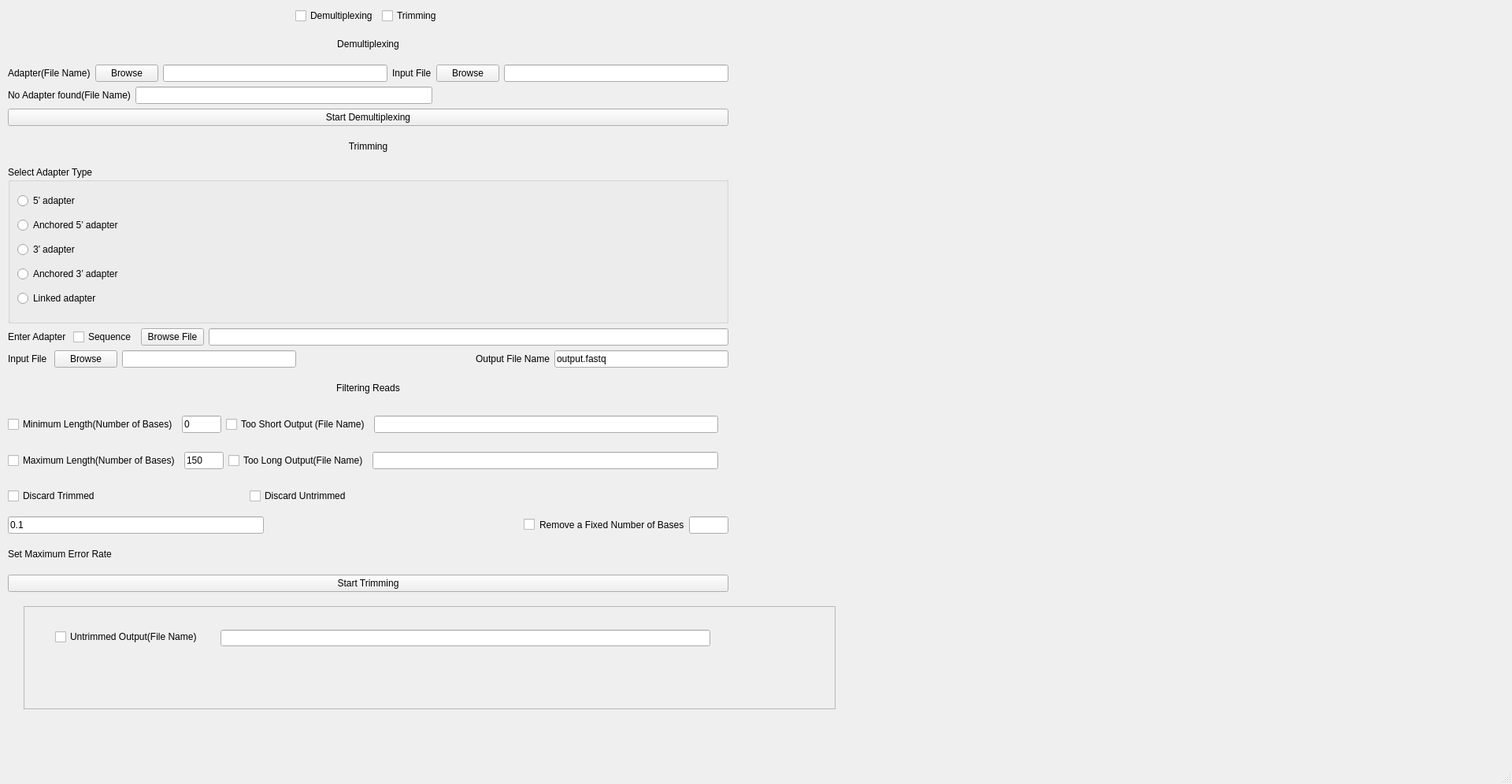
<?xml version="1.0" encoding="UTF-8"?>
<ui version="4.0">
 <class>MainWindow</class>
 <widget class="QMainWindow" name="MainWindow">
  <property name="geometry">
   <rect>
    <x>0</x>
    <y>0</y>
    <width>1920</width>
    <height>996</height>
   </rect>
  </property>
  <property name="windowTitle">
   <string>MainWindow</string>
  </property>
  <widget class="QWidget" name="centralwidget">
   <widget class="QWidget" name="verticalLayoutWidget">
    <property name="geometry">
     <rect>
      <x>10</x>
      <y>10</y>
      <width>915</width>
      <height>742</height>
     </rect>
    </property>
    <layout class="QVBoxLayout" name="verticalLayout">
     <item>
      <layout class="QHBoxLayout" name="horizontalLayout_3">
       <item>
        <spacer name="horizontalSpacer">
         <property name="orientation">
          <enum>Qt::Horizontal</enum>
         </property>
         <property name="sizeHint" stdset="0">
          <size>
           <width>40</width>
           <height>20</height>
          </size>
         </property>
        </spacer>
       </item>
       <item>
        <widget class="QCheckBox" name="checkBox_2">
         <property name="text">
          <string>Demultiplexing</string>
         </property>
        </widget>
       </item>
       <item>
        <widget class="QCheckBox" name="checkBox_5">
         <property name="text">
          <string>Trimming</string>
         </property>
        </widget>
       </item>
       <item>
        <spacer name="horizontalSpacer_2">
         <property name="orientation">
          <enum>Qt::Horizontal</enum>
         </property>
         <property name="sizeHint" stdset="0">
          <size>
           <width>40</width>
           <height>20</height>
          </size>
         </property>
        </spacer>
       </item>
      </layout>
     </item>
     <item>
      <widget class="QLabel" name="label_10">
       <property name="text">
        <string>Demultiplexing</string>
       </property>
       <property name="alignment">
        <set>Qt::AlignCenter</set>
       </property>
      </widget>
     </item>
     <item>
      <layout class="QHBoxLayout" name="horizontalLayout_4">
       <item>
        <widget class="QLabel" name="label_4">
         <property name="text">
          <string>Adapter(File Name)</string>
         </property>
        </widget>
       </item>
       <item>
        <widget class="QPushButton" name="pushButton_6">
         <property name="text">
          <string>Browse</string>
         </property>
        </widget>
       </item>
       <item>
        <widget class="QLineEdit" name="lineEdit_3"/>
       </item>
       <item>
        <widget class="QLabel" name="label_6">
         <property name="text">
          <string>Input File</string>
         </property>
        </widget>
       </item>
       <item>
        <widget class="QPushButton" name="pushButton_2">
         <property name="text">
          <string>Browse</string>
         </property>
        </widget>
       </item>
       <item>
        <widget class="QLineEdit" name="lineEdit_5"/>
       </item>
      </layout>
     </item>
     <item>
      <layout class="QHBoxLayout" name="horizontalLayout_5">
       <item>
        <widget class="QLabel" name="label_5">
         <property name="text">
          <string>No Adapter found(File Name)</string>
         </property>
        </widget>
       </item>
       <item>
        <widget class="QLineEdit" name="lineEdit_4"/>
       </item>
       <item>
        <spacer name="horizontalSpacer_3">
         <property name="orientation">
          <enum>Qt::Horizontal</enum>
         </property>
         <property name="sizeHint" stdset="0">
          <size>
           <width>40</width>
           <height>20</height>
          </size>
         </property>
        </spacer>
       </item>
      </layout>
     </item>
     <item>
      <widget class="QPushButton" name="pushButton_4">
       <property name="text">
        <string>Start Demultiplexing</string>
       </property>
      </widget>
     </item>
     <item>
      <widget class="QLabel" name="label_7">
       <property name="text">
        <string>Trimming</string>
       </property>
       <property name="alignment">
        <set>Qt::AlignCenter</set>
       </property>
      </widget>
     </item>
     <item>
      <widget class="QGroupBox" name="groupBox">
       <property name="minimumSize">
        <size>
         <width>0</width>
         <height>200</height>
        </size>
       </property>
       <property name="title">
        <string>Select Adapter Type</string>
       </property>
       <property name="flat">
        <bool>false</bool>
       </property>
       <property name="checkable">
        <bool>false</bool>
       </property>
       <layout class="QVBoxLayout" name="verticalLayout_3">
        <item>
         <widget class="QRadioButton" name="radioButton_2">
          <property name="text">
           <string>5’ adapter</string>
          </property>
         </widget>
        </item>
        <item>
         <widget class="QRadioButton" name="radioButton_5">
          <property name="text">
           <string>Anchored 5’ adapter</string>
          </property>
         </widget>
        </item>
        <item>
         <widget class="QRadioButton" name="radioButton">
          <property name="text">
           <string>3’ adapter</string>
          </property>
         </widget>
        </item>
        <item>
         <widget class="QRadioButton" name="radioButton_3">
          <property name="text">
           <string>Anchored 3’ adapter</string>
          </property>
         </widget>
        </item>
        <item>
         <widget class="QRadioButton" name="radioButton_6">
          <property name="text">
           <string>Linked adapter</string>
          </property>
         </widget>
        </item>
       </layout>
      </widget>
     </item>
     <item>
      <layout class="QHBoxLayout" name="horizontalLayout_7">
       <item>
        <widget class="QLabel" name="label_8">
         <property name="text">
          <string>Enter Adapter </string>
         </property>
        </widget>
       </item>
       <item>
        <widget class="QCheckBox" name="checkBox_3">
         <property name="text">
          <string>Sequence</string>
         </property>
        </widget>
       </item>
       <item>
        <widget class="QPushButton" name="pushButton">
         <property name="text">
          <string>Browse File</string>
         </property>
        </widget>
       </item>
       <item>
        <widget class="QLineEdit" name="lineEdit_6">
         <property name="text">
          <string/>
         </property>
        </widget>
       </item>
      </layout>
     </item>
     <item>
      <layout class="QHBoxLayout" name="horizontalLayout_10">
       <item>
        <widget class="QLabel" name="label_9">
         <property name="text">
          <string>Input File </string>
         </property>
        </widget>
       </item>
       <item>
        <widget class="QPushButton" name="pushButton_3">
         <property name="text">
          <string>Browse</string>
         </property>
        </widget>
       </item>
       <item>
        <widget class="QLineEdit" name="lineEdit_7"/>
       </item>
       <item>
        <spacer name="horizontalSpacer_5">
         <property name="orientation">
          <enum>Qt::Horizontal</enum>
         </property>
         <property name="sizeHint" stdset="0">
          <size>
           <width>40</width>
           <height>20</height>
          </size>
         </property>
        </spacer>
       </item>
       <item>
        <widget class="QLabel" name="label_11">
         <property name="text">
          <string>Output File Name</string>
         </property>
        </widget>
       </item>
       <item>
        <widget class="QLineEdit" name="lineEdit_9">
         <property name="text">
          <string>output.fastq</string>
         </property>
        </widget>
       </item>
      </layout>
     </item>
     <item>
      <widget class="QLabel" name="label_14">
       <property name="text">
        <string>Filtering Reads</string>
       </property>
       <property name="alignment">
        <set>Qt::AlignCenter</set>
       </property>
      </widget>
     </item>
     <item>
      <layout class="QHBoxLayout" name="horizontalLayout_11">
       <item>
        <widget class="QCheckBox" name="checkBox_4">
         <property name="text">
          <string>Minimum Length(Number of Bases)</string>
         </property>
        </widget>
       </item>
       <item>
        <widget class="QLineEdit" name="lineEdit_10">
         <property name="maximumSize">
          <size>
           <width>50</width>
           <height>16777215</height>
          </size>
         </property>
         <property name="text">
          <string>0</string>
         </property>
        </widget>
       </item>
       <item>
        <widget class="QCheckBox" name="checkBox_6">
         <property name="text">
          <string>Too Short Output (File Name)</string>
         </property>
        </widget>
       </item>
       <item>
        <widget class="QLineEdit" name="lineEdit_11"/>
       </item>
       <item>
        <widget class="QLabel" name="label">
         <property name="text">
          <string/>
         </property>
        </widget>
       </item>
      </layout>
     </item>
     <item>
      <layout class="QHBoxLayout" name="horizontalLayout_12">
       <item>
        <widget class="QCheckBox" name="checkBox_7">
         <property name="text">
          <string>Maximum Length(Number of Bases)</string>
         </property>
        </widget>
       </item>
       <item>
        <widget class="QLineEdit" name="lineEdit_12">
         <property name="maximumSize">
          <size>
           <width>50</width>
           <height>16777215</height>
          </size>
         </property>
         <property name="text">
          <string>150</string>
         </property>
        </widget>
       </item>
       <item>
        <widget class="QCheckBox" name="checkBox_8">
         <property name="text">
          <string>Too Long Output(File Name)</string>
         </property>
        </widget>
       </item>
       <item>
        <widget class="QLineEdit" name="lineEdit_13"/>
       </item>
       <item>
        <widget class="QLabel" name="label_12">
         <property name="text">
          <string/>
         </property>
        </widget>
       </item>
      </layout>
     </item>
     <item>
      <layout class="QHBoxLayout" name="horizontalLayout_13">
       <item>
        <widget class="QCheckBox" name="checkBox_10">
         <property name="text">
          <string>Discard Trimmed</string>
         </property>
        </widget>
       </item>
       <item>
        <widget class="QCheckBox" name="checkBox_11">
         <property name="text">
          <string>Discard Untrimmed</string>
         </property>
        </widget>
       </item>
       <item>
        <widget class="QLabel" name="label_13">
         <property name="text">
          <string/>
         </property>
        </widget>
       </item>
      </layout>
     </item>
     <item>
      <layout class="QHBoxLayout" name="horizontalLayout_6">
       <item>
        <widget class="QLineEdit" name="lineEdit">
         <property name="text">
          <string>0.1</string>
         </property>
        </widget>
       </item>
       <item>
        <spacer name="horizontalSpacer_4">
         <property name="orientation">
          <enum>Qt::Horizontal</enum>
         </property>
         <property name="sizeHint" stdset="0">
          <size>
           <width>40</width>
           <height>20</height>
          </size>
         </property>
        </spacer>
       </item>
       <item>
        <widget class="QCheckBox" name="checkBox">
         <property name="text">
          <string/>
         </property>
        </widget>
       </item>
       <item>
        <widget class="QLabel" name="label_3">
         <property name="text">
          <string>Remove a Fixed Number of Bases</string>
         </property>
        </widget>
       </item>
       <item>
        <widget class="QLineEdit" name="lineEdit_2">
         <property name="maximumSize">
          <size>
           <width>50</width>
           <height>16777215</height>
          </size>
         </property>
        </widget>
       </item>
      </layout>
     </item>
     <item>
      <widget class="QLabel" name="label_2">
       <property name="text">
        <string>Set Maximum Error Rate</string>
       </property>
      </widget>
     </item>
     <item>
      <widget class="QPushButton" name="pushButton_5">
       <property name="text">
        <string>Start Trimming</string>
       </property>
      </widget>
     </item>
    </layout>
   </widget>
   <widget class="QFrame" name="frame">
    <property name="geometry">
     <rect>
      <x>30</x>
      <y>770</y>
      <width>1031</width>
      <height>131</height>
     </rect>
    </property>
    <property name="frameShape">
     <enum>QFrame::StyledPanel</enum>
    </property>
    <property name="frameShadow">
     <enum>QFrame::Raised</enum>
    </property>
    <widget class="QCheckBox" name="checkBox_9">
     <property name="geometry">
      <rect>
       <x>40</x>
       <y>30</y>
       <width>199</width>
       <height>18</height>
      </rect>
     </property>
     <property name="text">
      <string>Untrimmed Output(File Name)</string>
     </property>
    </widget>
    <widget class="QLineEdit" name="lineEdit_14">
     <property name="geometry">
      <rect>
       <x>250</x>
       <y>30</y>
       <width>622</width>
       <height>21</height>
      </rect>
     </property>
    </widget>
   </widget>
  </widget>
  <widget class="QStatusBar" name="statusbar"/>
 </widget>
 <resources/>
 <connections/>
</ui>
